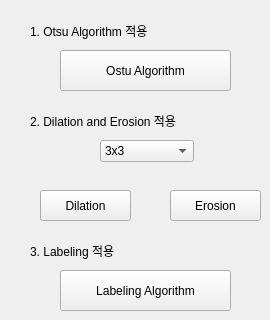
       <widget class="QWidget" name="tab_3">
        <attribute name="title">
         <string>2 </string>
        </attribute>
        <widget class="QPushButton" name="setOtsuAlgorithm">
         <property name="geometry">
          <rect>
           <x>60</x>
           <y>50</y>
           <width>171</width>
           <height>41</height>
          </rect>
         </property>
         <property name="text">
          <string>Ostu Algorithm</string>
         </property>
        </widget>
        <widget class="QLabel" name="label">
         <property name="geometry">
          <rect>
           <x>30</x>
           <y>20</y>
           <width>201</width>
           <height>21</height>
          </rect>
         </property>
         <property name="text">
          <string>1. Otsu Algorithm 적용</string>
         </property>
        </widget>
        <widget class="QLabel" name="label_2">
         <property name="geometry">
          <rect>
           <x>30</x>
           <y>240</y>
           <width>191</width>
           <height>21</height>
          </rect>
         </property>
         <property name="text">
          <string>3. Labeling 적용</string>
         </property>
        </widget>
        <widget class="QPushButton" name="setLabelingAlgorithm">
         <property name="geometry">
          <rect>
           <x>60</x>
           <y>270</y>
           <width>171</width>
           <height>41</height>
          </rect>
         </property>
         <property name="text">
          <string>Labeling Algorithm</string>
         </property>
        </widget>
        <widget class="QComboBox" name="comboBox">
         <property name="geometry">
          <rect>
           <x>100</x>
           <y>140</y>
           <width>94</width>
           <height>22</height>
          </rect>
         </property>
         <item>
          <property name="text">
           <string>3x3</string>
          </property>
         </item>
         <item>
          <property name="text">
           <string>5x5</string>
          </property>
         </item>
        </widget>
        <widget class="QLabel" name="label_3">
         <property name="geometry">
          <rect>
           <x>30</x>
           <y>110</y>
           <width>191</width>
           <height>21</height>
          </rect>
         </property>
         <property name="text">
          <string>2. Dilation and Erosion 적용</string>
         </property>
        </widget>
        <widget class="QPushButton" name="Dilation">
         <property name="geometry">
          <rect>
           <x>40</x>
           <y>190</y>
           <width>91</width>
           <height>31</height>
          </rect>
         </property>
         <property name="text">
          <string>Dilation</string>
         </property>
        </widget>
        <widget class="QPushButton" name="Erosion">
         <property name="geometry">
          <rect>
           <x>170</x>
           <y>190</y>
           <width>91</width>
           <height>31</height>
          </rect>
         </property>
         <property name="text">
          <string>Erosion</string>
         </property>
        </widget>
       </widget>
